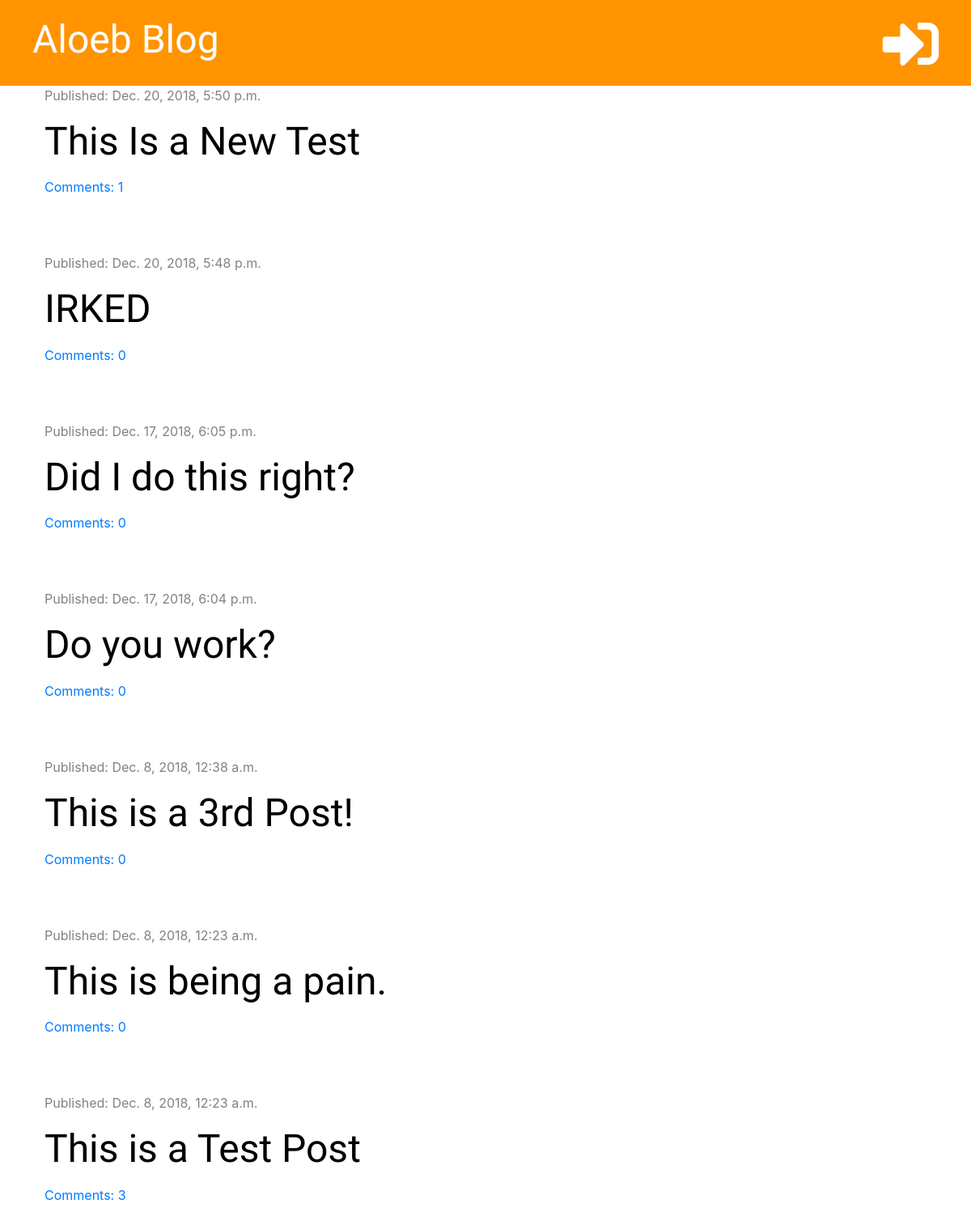
/, run on an earlier commit of the app's database.
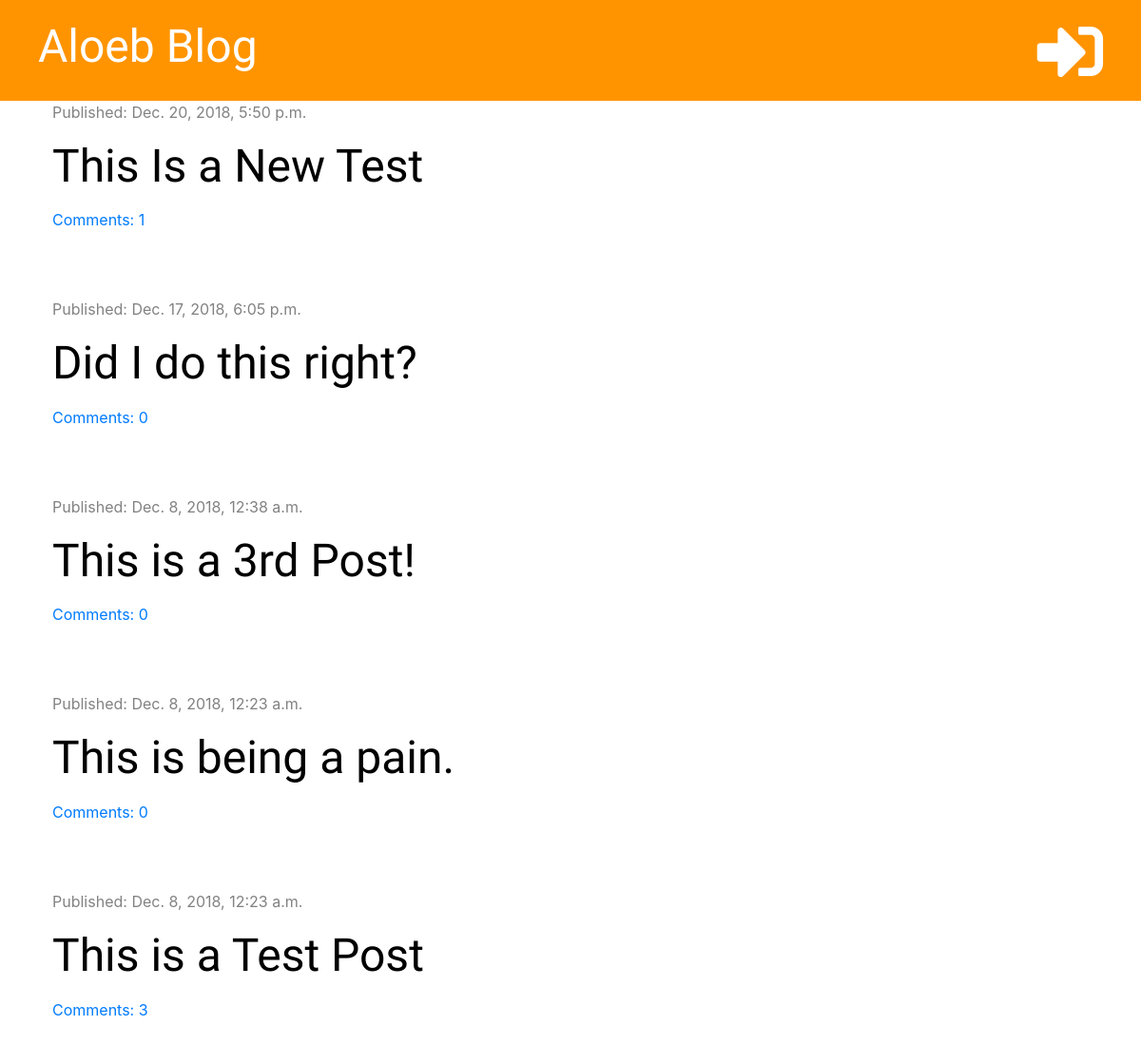
And on a later commit of the database.
### blog/models.py (models this page shows, shortened)
class Post(models.Model):
    author = models.ForeignKey('auth.User', on_delete=models.CASCADE)
    title = models.CharField(max_length=200)
    text = models.TextField()
    create_date = models.DateTimeField(default=timezone.now)
    published_date = models.DateTimeField(blank=True, null=True)
    def approved_comments(self):
        return self.comments.filter(approved=True)

### blog/views.py (the view)
# urls.py: path('', views.post_list, name='post_list'),
def post_list(request):
    posts = Post.objects.filter(published_date__lte=timezone.now()).order_by('-published_date')
    stuff_for_frontend = {'posts': posts}
    return render(request, 'blog/post_list.html', stuff_for_frontend)

### blog/templatetags/markdownify.py (called while the page is built)
@register.filter
def markdown(value):
    renderer = HighlightRenderer()
    markdown = mistune.Markdown(renderer=renderer)
    return markdown(value)

### blog/templates/blog/post_list.html (shortened to what this page needs)
{% extends 'blog/base.html' %}
{% load markdownify %}
{% block content %}
    {% for post in posts %}
        <div class="post">
            <div class="date">
                <p>Published: {{ post.published_date }}</p>
            </div>
            <h1><a href="{% url 'post_detail' pk=post.pk %}">{{ post.title }}</a></h1>
            <a href="{% url 'post_detail' pk=post.pk %}">Comments: {{ post.approved_comments.count }}</a>
        </div>
    {% endfor %}
{% endblock %}

### blog/templates/blog/base.html (shortened to what this page needs)
{% load staticfiles %}
<!DOCTYPE html>
<html lang="en">
<head>
    <link rel="stylesheet" href="https://stackpath.bootstrapcdn.com/bootstrap/4.1.3/css/bootstrap.min.css">
    <link rel="stylesheet" href="{% static 'css/blog.css' %}">
    <link rel="stylesheet" href="https://use.fontawesome.com/releases/v5.6.1/css/all.css">
    <link rel="stylesheet" href="{% static 'css/zenburn.css' %}">
</head>
<body>
<div class="page-header">
    {% if user.is_authenticated %}
        <a href="{% url 'logout' %}" class="top-menu"><i class="fas fa-sign-out-alt fa-2x" style="color: white;"></i></a>
        <a href="{% url 'post_draft_list' %}" class="top-menu"><i class="fas fa-pen-square fa-2x" style="color: white;"></i></a>
        <a href="{% url 'post_new' %}" class="top-menu"><i class="fas fa-plus fa-2x" style="color: white;"></i></a>
        <p class="top-menu">Hello {{ user.username }}</p>
    {% else%}
        <a href="{% url 'login' %}" class="top-menu"><i class="fas fa-sign-in-alt fa-2x" style="color: white;"></i></a>
    {% endif %}
    <h1><a href="{% url 'post_list' %}">Aloeb Blog</a></h1>
</div>
<div class="content container">
    <div class="row">
        <div class="col-md-8">
            {% block content %}
            {% endblock %}
        </div>
    </div>
</div>
</body>
</html>

### blog/static/css/blog.css (style rules this page uses)
.page-header { background-color: #ff9400; margin-top: 0; padding: 20px 20px 20px 40px; }
.page-header h1, .page-header h1 a { color: #ffffff; font-size: 36pt; text-decoration: none; }
.content { margin-left: 40px; }
h1, h2, h3, h4 { font-family: 'Tangerine', 'Inconsolata', 'Droid Sans', serif; font-size: 48px; }
.date { color: #828282; }
.post { margin-bottom: 70px; }
.post h1 a { color: #000000; text-decoration: none; }
.top-menu { color: #ffffff; float: right; font-size: 26pt; margin-right: 20px; }

What changed in the data, as far as the page shows it:
removed Post: published_date "Dec. 20, 2018, 5:48 p.m.", title "IRKED", approved_comments.count "0"
removed Post: published_date "Dec. 17, 2018, 6:04 p.m.", title "Do you work?", approved_comments.count "0"
